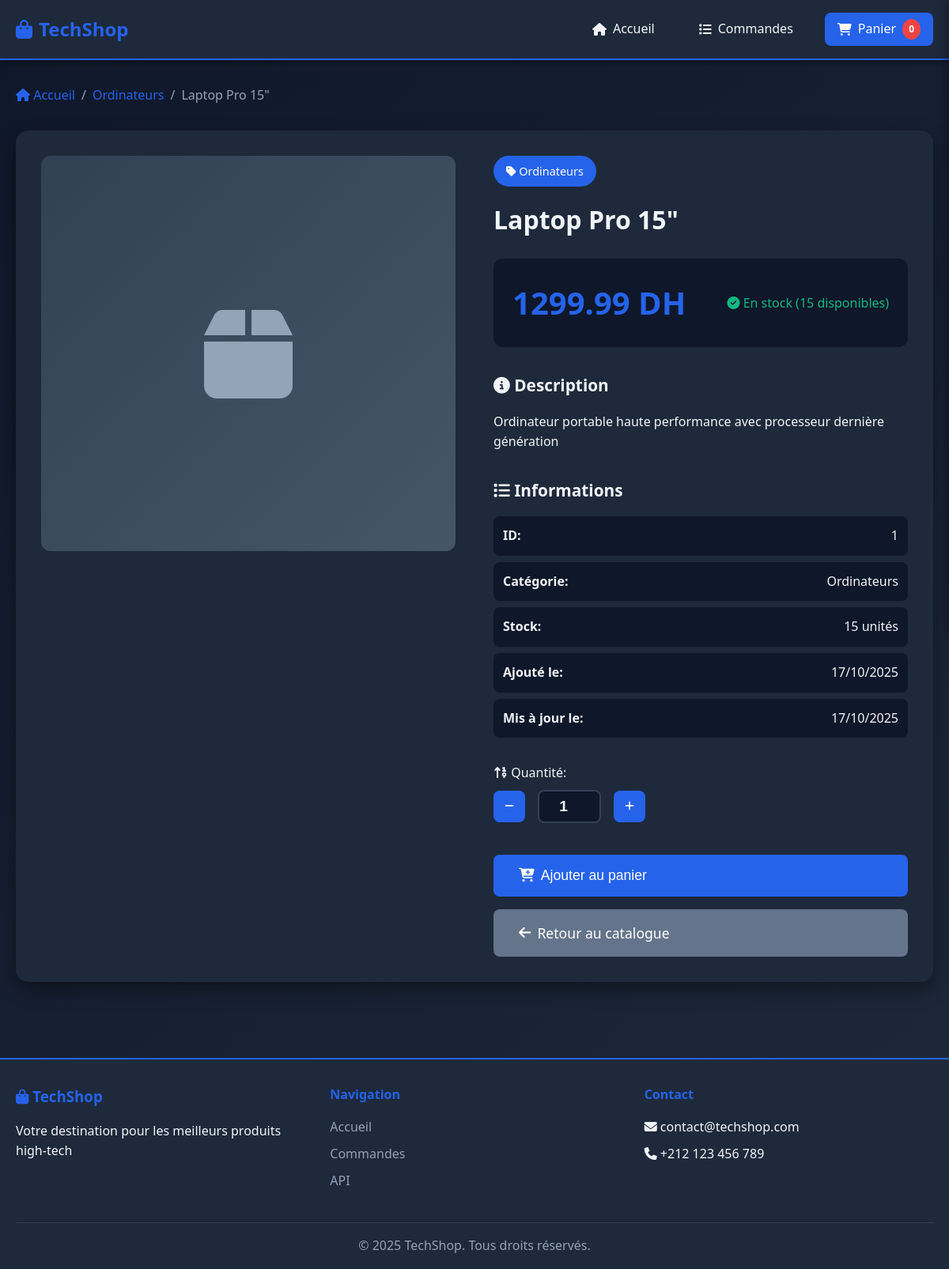
Page /product/1 on the committed database.
### models.py (models this page shows, shortened)
class Product(db.Model):
    __tablename__ = 'products'
    id = db.Column(db.Integer, primary_key=True)
    name = db.Column(db.String(200), nullable=False)
    description = db.Column(db.Text)
    price = db.Column(db.Float, nullable=False)
    stock = db.Column(db.Integer, default=0)
    category = db.Column(db.String(100))
    image_url = db.Column(db.String(500))
    created_at = db.Column(db.DateTime, default=datetime.utcnow)
    updated_at = db.Column(db.DateTime, default=datetime.utcnow, onupdate=datetime.utcnow)

### routes.py (the view)
    @app.route('/product/<int:product_id>')
    def product_detail(product_id):
        product = ProductService.get_product_by_id(product_id)
        if not product:
            return "Produit introuvable", 404
        return render_template('product_detail.html', product=product)

### services.py (called while the page is built)
    @staticmethod
    def get_product_by_id(product_id):
        try:
            product = Product.query.get(product_id)
            if product:
                product_views.inc()
            return product
        except Exception as e:
            logger.error(f"Error fetching product {product_id}: {str(e)}")
            return None

### templates/product_detail.html (shortened to what this page needs)
{% extends "base.html" %}
{% block content %}
<div class="container">
    <div class="breadcrumb">
        <a href="/"><i class="fas fa-home"></i> Accueil</a>
        <span>/</span>
        <a href="/?category={{ product.category }}">{{ product.category }}</a>
        <span>/</span>
        <span>{{ product.name }}</span>
    </div>
    <div class="product-detail">
        <div class="product-detail-image">
            {% if product.image_url %}
            <img src="{{ product.image_url }}" alt="{{ product.name }}">
            {% else %}
            <div class="product-placeholder-large">
                <i class="fas fa-box"></i>
            </div>
            {% endif %}
        </div>
        <div class="product-detail-info">
            <span class="product-category-tag">
                <i class="fas fa-tag"></i> {{ product.category }}
            </span>
            <h1>{{ product.name }}</h1>
            <div class="product-price-section">
                <span class="price-large">{{ "%.2f"|format(product.price) }} DH</span>
                <span class="stock-info {% if product.stock > 0 %}in-stock{% else %}out-of-stock{% endif %}">
                    {% if product.stock > 0 %}
                    <i class="fas fa-check-circle"></i> En stock ({{ product.stock }} disponibles)
                    {% else %}
                    <i class="fas fa-times-circle"></i> Rupture de stock
                    {% endif %}
                </span>
            </div>
            <div class="product-description-section">
                <h2><i class="fas fa-info-circle"></i> Description</h2>
                <p>{{ product.description }}</p>
            </div>
            <div class="product-specs">
                <h2><i class="fas fa-list"></i> Informations</h2>
                <ul>
                    <li>
                        <span class="spec-label">ID:</span>
                        <span class="spec-value">{{ product.id }}</span>
                    </li>
                    <li>
                        <span class="spec-label">Catégorie:</span>
                        <span class="spec-value">{{ product.category }}</span>
                    </li>
                    <li>
                        <span class="spec-label">Stock:</span>
                        <span class="spec-value">{{ product.stock }} unités</span>
                    </li>
                    <li>
                        <span class="spec-label">Ajouté le:</span>
                        <span class="spec-value">{{ product.created_at.strftime('%d/%m/%Y') }}</span>
                    </li>
                    {% if product.updated_at and product.updated_at != product.created_at %}
                    <li>
                        <span class="spec-label">Mis à jour le:</span>
                        <span class="spec-value">{{ product.updated_at.strftime('%d/%m/%Y') }}</span>
                    </li>
                    {% endif %}
                </ul>
            </div>
            <div class="product-actions-section">
                {% if product.stock > 0 %}
                <div class="quantity-selector">
                    <label for="quantity"><i class="fas fa-sort-numeric-up"></i> Quantité:</label>
                    <div class="quantity-controls">
                        <button class="quantity-btn" id="decreaseQty">
                            <i class="fas fa-minus"></i>
                        </button>
                        <input type="number" id="quantity" value="1" min="1" max="{{ product.stock }}" readonly>
                        <button class="quantity-btn" id="increaseQty">
                            <i class="fas fa-plus"></i>
                        </button>
                    </div>
                </div>
                <button class="btn btn-primary btn-large add-to-cart"
                        data-id="{{ product.id }}"
                        data-name="{{ product.name }}"
                        data-price="{{ product.price }}"
                        data-stock="{{ product.stock }}"
                        id="addToCartBtn">
                    <i class="fas fa-cart-plus"></i> Ajouter au panier
                </button>
                {% else %}
                <div class="alert alert-warning">
                    <i class="fas fa-exclamation-triangle"></i>
                    Ce produit est actuellement en rupture de stock
                </div>
                {% endif %}
                <a href="/" class="btn btn-secondary btn-large">
                    <i class="fas fa-arrow-left"></i> Retour au catalogue
                </a>
            </div>
        </div>
    </div>
</div>
{% endblock %}

### static/css/style.css (style rules this page uses)
:root { --primary-color: #2563eb; --primary-dark: #1e40af; --secondary-color: #64748b; --success-color: #10b981; --warning-color: #f59e0b; --danger-color: #ef4444; --dark-bg: #0f172a; --card-bg: #1e293b; --text-color: #f1f5f9; --text-secondary: #94a3b8; --border-color: #334155; --shadow: 0 4px 6px rgba(0, 0, 0, 0.3); --shadow-lg: 0 10px 25px rgba(0, 0, 0, 0.4); }
* { margin: 0; padding: 0; box-sizing: border-box; }
body { font-family: 'Segoe UI', Tahoma, Geneva, Verdana, sans-serif; background: linear-gradient(135deg, #0f172a 0%, #1e293b 100%); color: var(--text-color); line-height: 1.6; min-height: 100vh; }
.container { max-width: 1200px; margin: 0 auto; padding: 0 20px; }
.btn { padding: 0.5rem 1rem; border: none; border-radius: 8px; cursor: pointer; transition: all 0.3s ease; text-decoration: none; display: inline-flex; align-items: center; gap: 0.5rem; font-size: 0.9rem; font-weight: 500; }
.btn-primary { background: var(--primary-color); color: white; }
.btn-secondary { background: var(--secondary-color); color: white; }
.btn-large { padding: 1rem 2rem; font-size: 1.1rem; }
.breadcrumb { display: flex; gap: 0.5rem; margin-bottom: 2rem; color: var(--text-secondary); }
.breadcrumb a { color: var(--primary-color); text-decoration: none; }
.product-detail { display: grid; grid-template-columns: 1fr 1fr; gap: 3rem; background: var(--card-bg); padding: 2rem; border-radius: 16px; box-shadow: var(--shadow-lg); }
.product-detail-image { position: relative; height: 500px; background: linear-gradient(135deg, #334155 0%, #475569 100%); border-radius: 12px; display: flex; align-items: center; justify-content: center; overflow: hidden; }
.product-placeholder-large { font-size: 8rem; color: var(--text-secondary); }
.product-category-tag { display: inline-block; background: var(--primary-color); color: white; padding: 0.5rem 1rem; border-radius: 20px; font-size: 0.9rem; margin-bottom: 1rem; }
.product-detail-info h1 { font-size: 2rem; margin-bottom: 1.5rem; color: var(--text-color); }
.product-price-section { display: flex; justify-content: space-between; align-items: center; padding: 1.5rem; background: var(--dark-bg); border-radius: 12px; margin-bottom: 2rem; }
.price-large { font-size: 2.5rem; font-weight: bold; color: var(--primary-color); }
.stock-info { font-size: 1rem; font-weight: 500; }
.stock-info.in-stock { color: var(--success-color); }
.product-description-section, .product-specs { margin-bottom: 2rem; }
.product-description-section h2, .product-specs h2 { font-size: 1.3rem; margin-bottom: 1rem; color: var(--text-color); }
.product-specs ul { list-style: none; }
.product-specs li { display: flex; justify-content: space-between; padding: 0.75rem; background: var(--dark-bg); border-radius: 8px; margin-bottom: 0.5rem; }
.spec-label { font-weight: 600; }
.quantity-selector { margin-bottom: 1.5rem; }
.quantity-selector label { display: block; margin-bottom: 0.5rem; font-weight: 500; }
.quantity-controls { display: flex; align-items: center; gap: 1rem; }
.quantity-btn { background: var(--primary-color); color: white; border: none; width: 40px; height: 40px; border-radius: 8px; cursor: pointer; transition: all 0.3s ease; }
.quantity-controls input { width: 80px; text-align: center; padding: 0.5rem; border: 2px solid var(--border-color); border-radius: 8px; background: var(--dark-bg); color: var(--text-color); font-size: 1.2rem; font-weight: bold; }
.product-actions-section { display: flex; flex-direction: column; gap: 1rem; }

### rows in the picture
Product: category "Ordinateurs", name "Laptop Pro 15\"", price "1299.99", stock "15", description "Ordinateur portable haute performance avec processeur dernière génération", id "1", created_at "17/10/2025", updated_at "17/10/2025"
